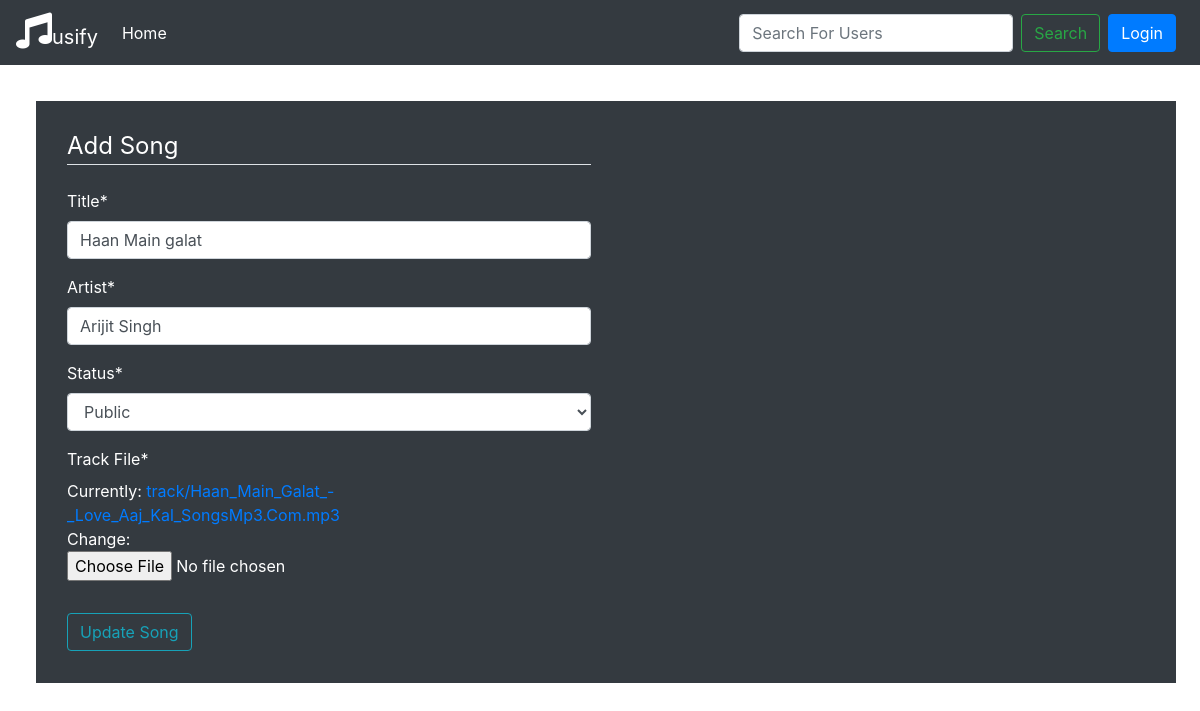
/updatesong/5/30, run on the app's committed database.
### playlist/models.py (models this page shows, shortened)
class Song(models.Model):
    sid = models.AutoField(primary_key=True)
    title = models.CharField(max_length=1000)
    artist = models.CharField(max_length=1000)
    mp3 = models.FileField('Track File',upload_to="track/")
    status = models.IntegerField(choices=CHOICES, default=0)
    date_added = models.DateTimeField(default=timezone.now(), blank=True, null=True)
    objects = models.Manager()

### playlist/views.py (the view)
# urls.py: path('updatesong/<int:pid>/<int:pk>', updatesong, name="updatesong"),
def updatesong(request, pid, pk):
    if(request.method == "POST"):
        s = Song.objects.get(sid=pk)
        form = UpdateSongForm(request.POST, request.FILES, instance = s)
        if form.is_valid():
            x = form.save(commit=False)
            x.save()
            messages.success(request, x.title +
                             " song updated successfully!!")
            return redirect(f"/editplaylist/{pid}")
        else:
            messages.error(request, "Song could not be updated!!")
            return redirect(f"/editplaylist/{pid}")
    else:
        s = Song.objects.get(sid=pk)
        form = UpdateSongForm(instance = s )
        return render(request, "playlist/songform.html", {"form": form, "update":1})

### playlist/forms.py
class UpdateSongForm(forms.ModelForm):
    class Meta:
        model = Song
        fields = ['title', 'artist', 'status', 'mp3']

### playlist/templates/playlist/songform.html (shortened to what this page needs)
{% extends 'login/basic.html' %} {% block title %} Songform {% endblock %} {%load crispy_forms_tags%} {% block body %}
<div class="container" style="margin-top: 3%; margin-left: 3%">
    <div class="row p-3 mb-2 bg-dark text-white">
        <div class="col-md-6" style="margin-top: 1%">
            <form class="form-horizontal" action="" method="post" enctype="multipart/form-data">
                <fieldset class="form-group">
                    <legend class='border-bottom mb-4'>
                        Add Song
                    </legend>
                    {{form | crispy}}
                </fieldset>
                <div class="form-group">
                    <button class="btn btn-outline-info" type="submit">
                    {% if update %}
                    Update Song</button>
                    {% else %}
                    Add Song</button>
                    {%endif%}
                </div>
            </form>
        </div>
    </div>
</div>
{% endblock %}

### login/templates/login/basic.html (style rules this page uses)
body, html { height: 100%; }
.bg { background-image: url("http://appinformers.com/wp-content/uploads/2017/03/musicaa.jpg"); height: 100%; background-position: center; background-repeat: repeat; background-size: cover; }

### data on the page
Song: title "Haan Main galat", artist "Arijit Singh", status "Public"
